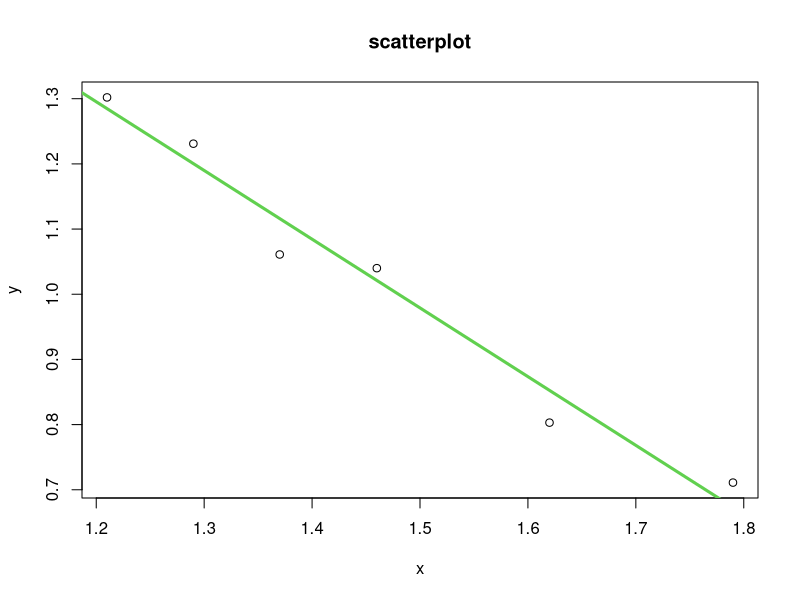

Source code (R):

rm(list = ls())

x = c(1.21, 1.29, 1.37, 1.46, 1.62, 1.79)
y = c(1.302, 1.231, 1.061, 1.040, 0.803, 0.711)
n = length(x)
gl = n - 2
alpha = 0.05

plot(x, y, main = "scatterplot")


# modelo

mod = lm(y ~ x)
summary(mod)
abline(mod)
abline(mod, col = 3, lwd = 3)

xb = mean(x)
yb = mean(y)

sxx = sum((x - xb) ^ 2)
syy = sum((y - yb) ^ 2)
sxy = sum((x - xb) * (y - yb))

beta1 = sxy / sxx
beta0 = yb - beta1 * xb

yg = beta1 * x + beta0

c11 = 1/ sxx
c00 = sum(x ^ 2) / n * sxx
c10 = -xb / sxx

SSE = syy - beta1 * sxy
S = sqrt((SSE / (n - 2)))

t = beta1 / (S * sqrt(c11))

pt(-abs(t), df = n - 2)
qt(alpha, gl)


xn = 1.5
yn = beta0 + xn * beta1

